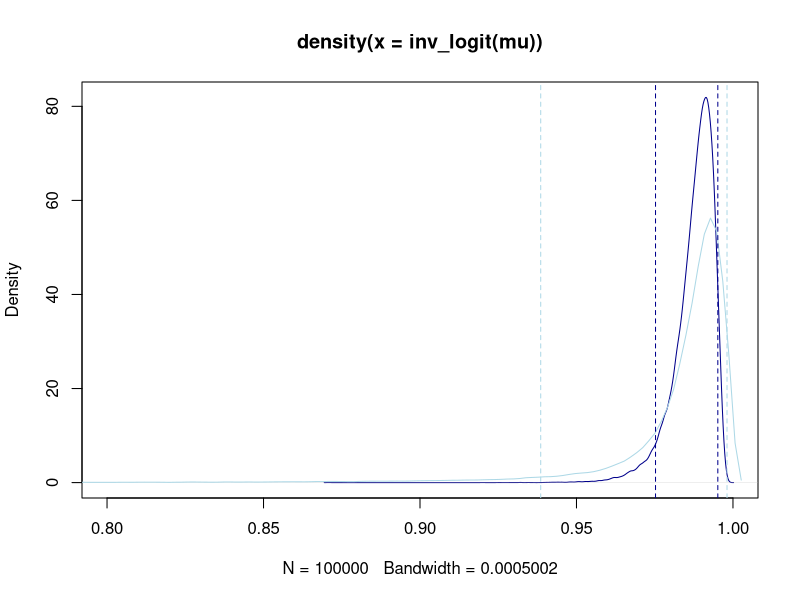

Write the R code that produced this figure.
inv_logit <- function(x){
  return(exp(x)/(1+exp(x)))
}


mu <- rnorm(1e5, 4.5, 0.5)
plot(density(inv_logit(mu)), col = 'darkblue', xlim = c(0.8,1))
tau <- abs(rnorm(1e5, 0, 1))
alpha <- rnorm(1e5, mu, tau)
y <- inv_logit(alpha)
lines(density(y), col = 'lightblue')
abline(v = quantile(inv_logit(mu), c(0.05, 0.95)), lty = 2, col = 'darkblue')
abline(v = quantile(y, c(0.05, 0.95)), lty = 2, col = 'lightblue')
